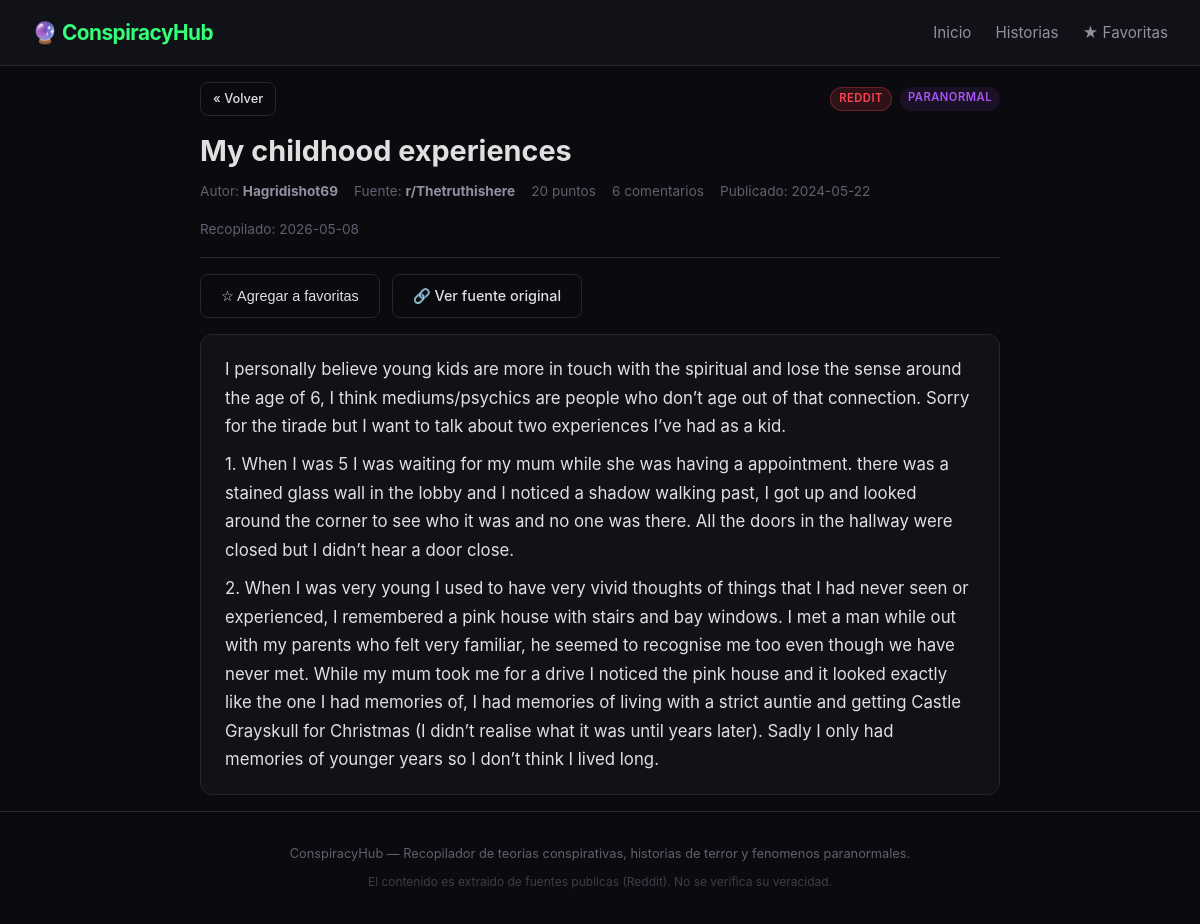
Page /stories/84 on the committed database.
### tables this page shows
CREATE TABLE stories (
    id INTEGER PRIMARY KEY AUTOINCREMENT,
    title TEXT NOT NULL,
    content TEXT DEFAULT '',
    author TEXT DEFAULT '',
    source TEXT NOT NULL,
    source_url TEXT NOT NULL,
    sub_source TEXT DEFAULT '',
    score INTEGER DEFAULT 0,
    comment_count INTEGER DEFAULT 0,
    category TEXT DEFAULT 'paranormal',
    published_at TIMESTAMP,
    fetched_at TIMESTAMP DEFAULT CURRENT_TIMESTAMP,
    is_favorite INTEGER DEFAULT 0
);

### app.py (the view)
@app.get("/stories/{story_id}", response_class=HTMLResponse)
async def story_detail(request: Request, story_id: int):
    story = get_story(story_id)
    if not story:
        return templates.TemplateResponse(
            "story_detail.html",
            {"request": request, "story": None, "categories": CATEGORIES},
            status_code=404,
        )
    return templates.TemplateResponse(
        "story_detail.html",
        {"request": request, "story": story, "categories": CATEGORIES},
    )

### templates/story_detail.html (shortened to what this page needs)
{% extends "base.html" %}
{% block content %}
{% if story %}
<article class="story-detail">
    <div class="story-header">
        <a href="/stories" class="btn btn-outline btn-sm">&laquo; Volver</a>
        <div class="story-badges">
            <span class="badge badge-{{ story.source }}">{{ story.source }}</span>
            <span class="badge badge-{{ story.category }}">{{ story.category }}</span>
        </div>
    </div>
    <h1 class="story-title">{{ story.title }}</h1>
    <div class="story-info">
        {% if story.author %}<span>Autor: <strong>{{ story.author }}</strong></span>{% endif %}
        {% if story.sub_source %}<span>Fuente: <strong>{% if story.source == 'reddit' %}r/{% endif %}{{ story.sub_source }}</strong></span>{% endif %}
        <span>{{ story.score }} puntos</span>
        <span>{{ story.comment_count }} comentarios</span>
        <span>Publicado: {{ story.published_at[:10] if story.published_at else '?' }}</span>
        <span>Recopilado: {{ story.fetched_at[:10] if story.fetched_at else '?' }}</span>
    </div>
    <div class="story-actions">
        <button class="btn btn-outline favorite-btn" data-id="{{ story.id }}" data-fav="{{ story.is_favorite }}">
            {% if story.is_favorite %}&#9733; Quitar de favoritas{% else %}&#9734; Agregar a favoritas{% endif %}
        </button>
        <a href="{{ story.source_url }}" target="_blank" rel="noopener" class="btn btn-outline">
            &#128279; Ver fuente original
        </a>
    </div>
    <div class="story-content">
        {% if story.content %}
            {% for paragraph in story.content.strip().split('\n') %}
                {% if paragraph.strip() %}
                    <p>{{ paragraph }}</p>
                {% endif %}
            {% endfor %}
        {% else %}
            <p class="no-content"><em>Esta historia no tiene contenido de texto. <a href="{{ story.source_url }}" target="_blank" rel="noopener">Ver en la fuente original</a>.</em></p>
        {% endif %}
    </div>
</article>
{% else %}
<div class="empty-state">
    <p>&#128128; Historia no encontrada.</p>
    <p>Esta historia ya no existe o fue eliminada.</p>
    <a href="/stories" class="btn btn-primary">Ver todas las historias</a>
</div>
{% endif %}
{% endblock %}

### static/style.css (style rules this page uses)
:root { --bg-primary: #0a0a0f; --bg-secondary: #111118; --bg-card: #16161f; --bg-card-hover: #1e1e2a; --text-primary: #e0e0e0; --text-secondary: #9090a0; --text-muted: #606070; --accent-green: #33ff77; --accent-red: #ff4455; --accent-purple: #a855f7; --accent-blue: #3388ff; --accent-orange: #ff8844; --border: #252535; --border-hover: #3a3a4a; --radius: 8px; --radius-lg: 12px; --shadow: 0 2px 12px rgba(0, 0, 0, 0.4); --transition: 0.2s ease; }
*, *::before, *::after { margin: 0; padding: 0; box-sizing: border-box; }
html { font-size: 16px; scroll-behavior: smooth; }
body { font-family: -apple-system, BlinkMacSystemFont, "Segoe UI", Roboto, Oxygen, Ubuntu, Cantarell, sans-serif; background: var(--bg-primary); color: var(--text-primary); line-height: 1.6; min-height: 100vh; display: flex; flex-direction: column; }
.btn { display: inline-block; padding: 0.6rem 1.25rem; border: 1px solid var(--border); border-radius: var(--radius); font-size: 0.9rem; font-weight: 500; cursor: pointer; text-decoration: none; transition: all var(--transition); color: var(--text-primary); background: var(--bg-card); }
.btn-sm { padding: 0.35rem 0.75rem; font-size: 0.8rem; }
.btn-outline { background: transparent; border: 1px solid var(--border); }
.badge { display: inline-block; padding: 0.15rem 0.5rem; border-radius: 20px; font-size: 0.7rem; font-weight: 600; text-transform: uppercase; letter-spacing: 0.5px; }
.badge-reddit { background: rgba(255, 68, 85, 0.15); color: var(--accent-red); border: 1px solid rgba(255, 68, 85, 0.3); }
.badge-paranormal { background: rgba(168, 85, 247, 0.1); color: var(--accent-purple); }
.story-detail { max-width: 800px; margin: 0 auto; }
.story-header { display: flex; justify-content: space-between; align-items: center; margin-bottom: 1rem; }
.story-badges { display: flex; gap: 0.5rem; }
.story-title { font-size: 1.8rem; color: var(--text-primary); margin-bottom: 0.75rem; line-height: 1.3; }
.story-info { display: flex; flex-wrap: wrap; gap: 1rem; color: var(--text-muted); font-size: 0.85rem; margin-bottom: 1rem; padding-bottom: 1rem; border-bottom: 1px solid var(--border); }
.story-info strong { color: var(--text-secondary); }
.story-actions { display: flex; gap: 0.75rem; margin-bottom: 1rem; }
.story-content { background: var(--bg-secondary); border: 1px solid var(--border); border-radius: var(--radius-lg); padding: 1.25rem 1.5rem; line-height: 1.7; color: var(--text-primary); font-size: 1.05rem; word-wrap: break-word; }
.story-content p { margin-bottom: 0.6rem; white-space: pre-wrap; }
.story-content p:last-child { margin-bottom: 0; }

### rows in the picture
stories: source "REDDIT", category "PARANORMAL", title "My childhood experiences", author "Hagridishot69", sub_source "Thetruthishere", score "20", comment_count "6", published_at "2024-05-22", fetched_at "2026-05-08"
